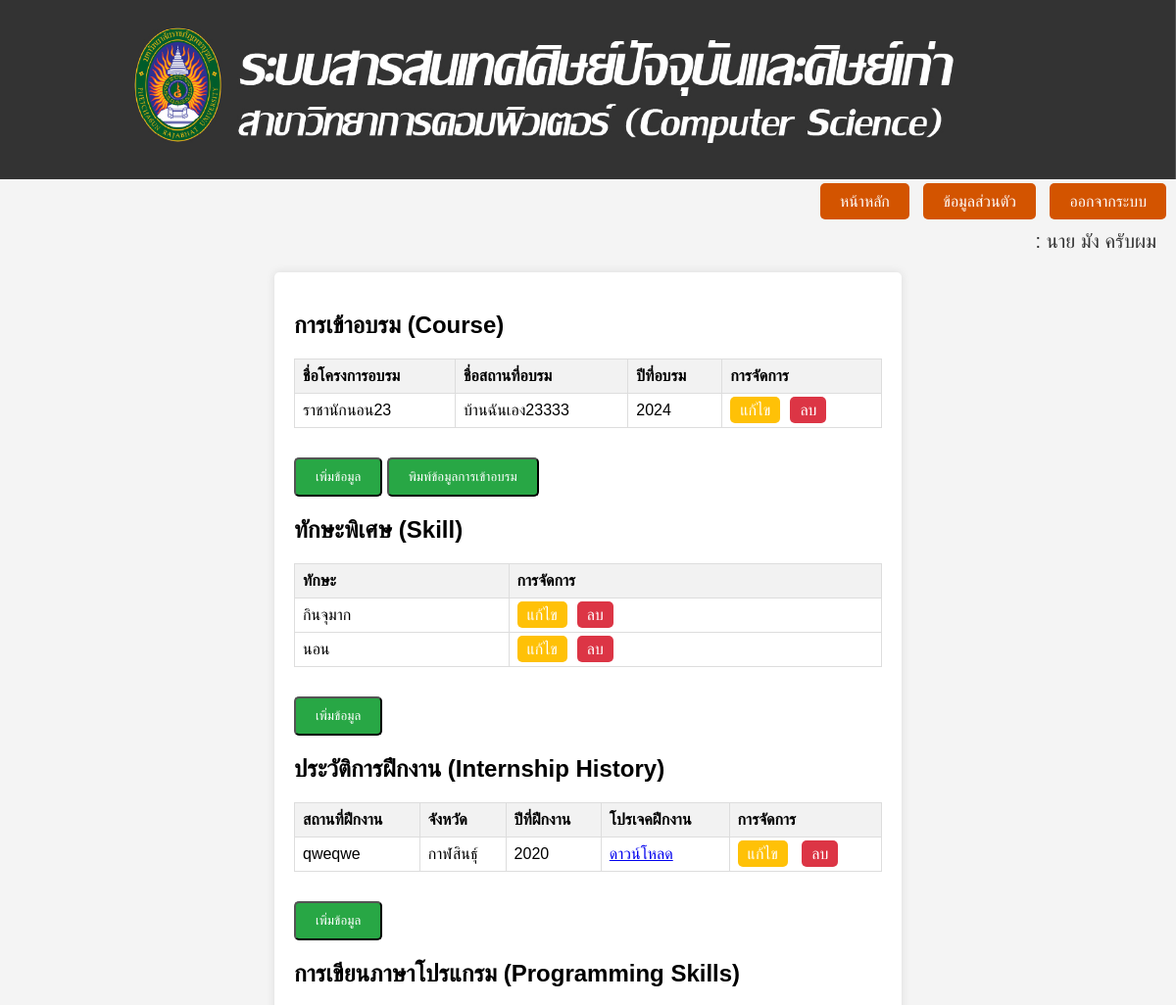
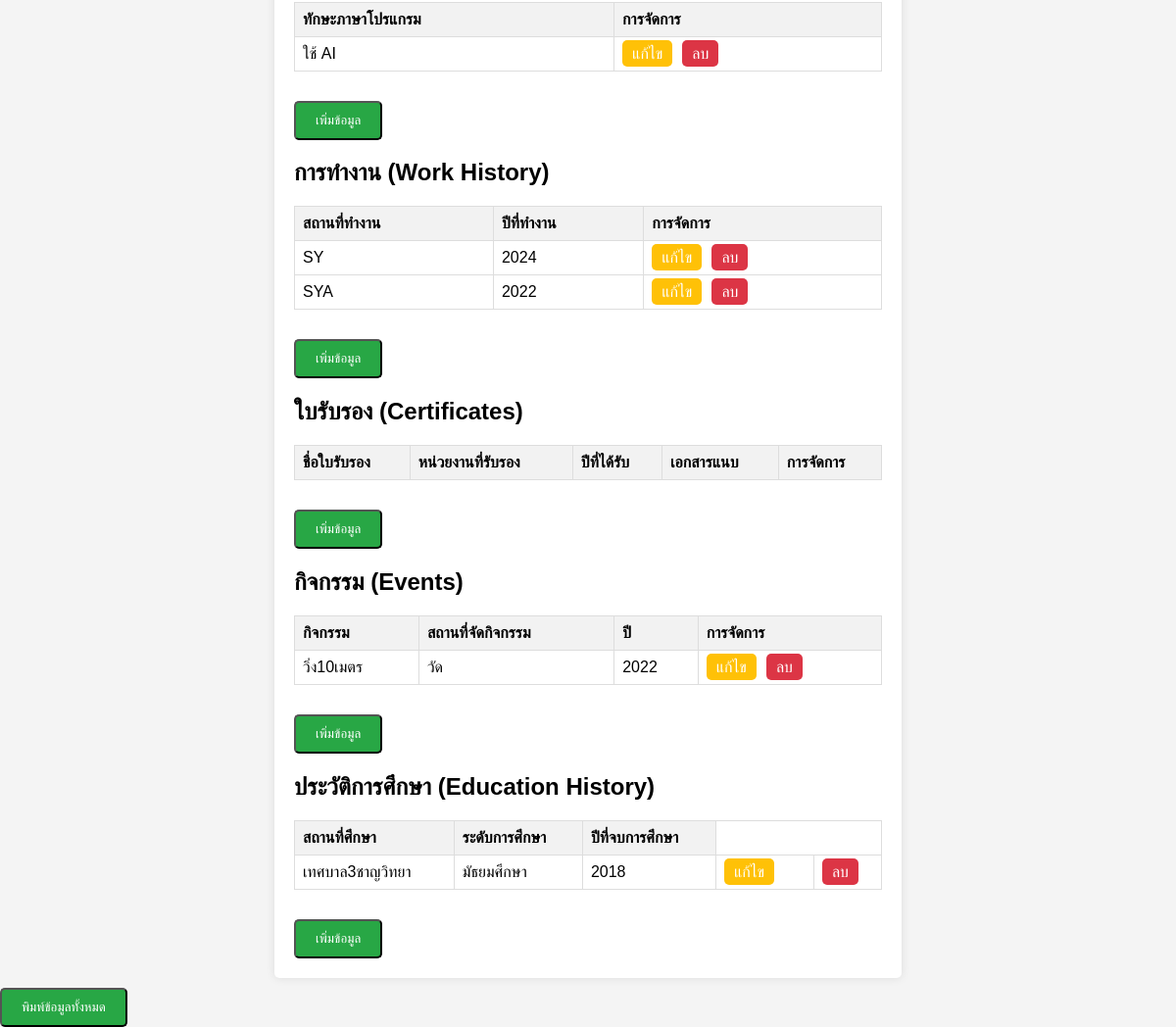
The app's page /stdaward.php (signed in) with its own data (2 pictures, top to bottom).
### tables this page shows
CREATE TABLE `student` (
  `s_id` varchar(13) NOT NULL,
  `s_pws` varchar(15) NOT NULL,
  `s_pna` tinyint(2) NOT NULL COMMENT '1=นาย \r\n2=นาง \r\n3=นางสาว\r\n',
  `s_na` varchar(50) NOT NULL,
  `s_la` varchar(50) DEFAULT NULL,
  `s_email` varchar(50) DEFAULT NULL,
  `s_address` varchar(255) DEFAULT NULL,
  `s_stat` tinyint(2) DEFAULT NULL,
  `s_pic` blob DEFAULT NULL,
  `s_bloodtype` tinyint(1) DEFAULT NULL,
  `s_race` varchar(20) DEFAULT NULL,
  `s_birth` date DEFAULT NULL,
  `s_nationlity` varchar(20) DEFAULT NULL,
  `religious` tinyint(1) DEFAULT NULL,
  `s_marriage` tinyint(1) DEFAULT NULL,
  `s_province` varchar(20) DEFAULT NULL,
  `s_country` varchar(20) DEFAULT NULL,
  `s_gender` tinyint(1) DEFAULT NULL
);

CREATE TABLE `course` (
  `c_id` int(4) NOT NULL,
  `c_na` varchar(50) DEFAULT NULL,
  `c_add` varchar(50) DEFAULT NULL,
  `c_date` date DEFAULT NULL,
  `s_id` varchar(13) NOT NULL
);

CREATE TABLE `skill` (
  `sk_id` int(3) NOT NULL,
  `sk_na` varchar(50) NOT NULL,
  `s_id` varchar(13) NOT NULL
);

CREATE TABLE `its_history` (
  `its_id` int(3) NOT NULL,
  `its_name` varchar(50) NOT NULL,
  `its_date` int(5) NOT NULL COMMENT 'ชั่วโมงฝึกงาน',
  `its_file` varchar(225) NOT NULL,
  `s_id` varchar(13) DEFAULT NULL,
  `its_province` varchar(100) DEFAULT NULL
);

CREATE TABLE `program` (
  `pg_id` int(3) NOT NULL,
  `pg_na` varchar(50) NOT NULL,
  `s_id` varchar(13) NOT NULL
);

CREATE TABLE `wk` (
  `w_id` int(3) NOT NULL,
  `w_na` varchar(50) NOT NULL,
  `w_date` varchar(4) NOT NULL,
  `s_id` varchar(13) NOT NULL
);

CREATE TABLE `ev` (
  `e_id` int(3) NOT NULL,
  `e_na` varchar(30) NOT NULL,
  `e_add` varchar(40) NOT NULL,
  `e_date` varchar(4) NOT NULL,
  `e_pic` blob NOT NULL,
  `s_id` varchar(13) DEFAULT NULL
);

CREATE TABLE `edu_history` (
  `eh_id` int(3) NOT NULL,
  `eh_na` varchar(50) NOT NULL,
  `eh_level` varchar(20) NOT NULL,
  `eh_end` varchar(4) NOT NULL,
  `s_id` varchar(13) NOT NULL
);

### stdaward.php (the view, shortened to what this page needs)
<?php
include 'std_con.php';
function getPrefix($s_pna) {
    switch ($s_pna) {
        case 1:
            return "นาย";
    }
}
$s_id = $_SESSION['s_id'];
$sql = "SELECT s_pic, s_pna, s_na, s_la FROM student WHERE s_id = ?";
$stmt = $conn->prepare($sql);
$stmt->bind_param("i", $s_id);
$stmt->execute();
$result = $stmt->get_result();
if ($result->num_rows > 0) {
    $row = $result->fetch_assoc();
    $welcome_message = ": " . getPrefix($row["s_pna"]) . " " . $row["s_na"] . " " . $row["s_la"];
} else {
    $welcome_message = "ไม่พบข้อมูลนักศึกษา";
}
?>
<!DOCTYPE html>
<html lang="th">
<head>
</head>
<body>
    <img src="uploads/banner1.jpg" alt="Banner" class="banner">
    <div class="nav-buttons">
        <a href="mainstd.php">หน้าหลัก</a>
        <a href="stdprofile.php">ข้อมูลส่วนตัว</a>
        <a href="logout.php">ออกจากระบบ</a>
    </div>
    <div class="welcome-message">
        <?php echo $welcome_message; ?>
    </div>
    <div class="form-container">
        <div id="courseTable">
            <h2>การเข้าอบรม (Course)</h2>
            <table>
                <tr>
                    <th>ชื่อโครงการอบรม </th>
                    <th>ชื่อสถานที่อบรม </th>
                    <th>ปีที่อบรม </th>
                    <th>การจัดการ</th>
                </tr>
                <?php
                $sql = "SELECT c.c_id, c.c_na, c.c_add, YEAR(c.c_date) AS c_year
                        FROM course c
                        WHERE c.s_id = ?";
                $stmt = $conn->prepare($sql);
                $stmt->bind_param("i", $s_id);
                $stmt->execute();
                $result = $stmt->get_result();
                while ($row = $result->fetch_assoc()) {
                    echo "<tr>";
                    echo "<td>{$row['c_na']}</td>";
                    echo "<td>{$row['c_add']}</td>";
                    echo "<td>{$row['c_year']}</td>";
                    echo "<td>";
                    echo "<a class='btn-edit' href='edit_course.php?c_id={$row['c_id']}'>แก้ไข</a>";
                    echo "<a class='btn-delete' href='delete_course.php?c_id={$row['c_id']}' onclick='return confirm(\"คุณแน่ใจหรือไม่ว่าต้องการลบข้อมูลนี้?\");'>ลบ</a>";
                    echo "</td>";
                    echo "</tr>";
                }
                ?>
            </table>
        </div>
        <a href="add_course.php"><button class="btn-add">เพิ่มข้อมูล</button></a>
        <a href="javascript:void(0)" onclick="printSection('courseTable')"><button class="btn-add">พิมพ์ข้อมูลการเข้าอบรม</button></a>
        <h2>ทักษะพิเศษ (Skill)</h2>
        <table>
            <tr>
                <th>ทักษะ </th>
                <th>การจัดการ</th>
            </tr>
            <?php
            $sql = "SELECT sk.sk_id, sk.sk_na
                    FROM skill sk
                    WHERE sk.s_id = ?";
            $stmt = $conn->prepare($sql);
            $stmt->bind_param("i", $s_id);
            $stmt->execute();
            $result = $stmt->get_result();
            while ($row = $result->fetch_assoc()) {
                echo "<tr>";
                echo "<td>{$row['sk_na']}</td>";
                echo "<td>";
                echo "<a class='btn-edit' href='edit_skill.php?sk_id={$row['sk_id']}'>แก้ไข</a>";
                echo "<a class='btn-delete' href='delete_skill.php?sk_id={$row['sk_id']}' onclick='return confirm(\"คุณแน่ใจหรือไม่ว่าต้องการลบข้อมูลนี้?\");'>ลบ</a>";
                echo "</td>";
                echo "</tr>";
            }
            ?>
        </table>
        <a href="add_skill.php"><button class="btn-add">เพิ่มข้อมูล</button></a>
        <h2>ประวัติการฝึกงาน (Internship History)</h2>
        <table>
    <tr>
        <th>สถานที่ฝึกงาน </th>
        <th>จังหวัด</th>
        <th>ปีที่ฝึกงาน </th>
        <th>โปรเจคฝึกงาน</th>
        <th>การจัดการ</th>
    </tr>
    <?php
    $sql = "SELECT its.its_id, its.its_name, its.its_province, its.its_date, its.its_file
            FROM its_history its
            WHERE its.s_id = ?";
    $stmt = $conn->prepare($sql);
    $stmt->bind_param("i", $s_id);
    $stmt->execute();
    $result = $stmt->get_result();
    while ($row = $result->fetch_assoc()) {
        echo "<tr>";
        echo "<td>{$row['its_name']}</td>";
        echo "<td>{$row['its_province']}</td>";
        echo "<td>{$row['its_date']}</td>";
        echo "<td><a href='{$row['its_file']}'>ดาวน์โหลด</a></td>";
        echo "<td>";
        echo "<a class='btn-edit' href='edit_intern.php?its_id={$row['its_id']}'>แก้ไข</a>";
        echo "<a class='btn-delete' href='delete_intern.php?its_id={$row['its_id']}' onclick='return confirm(\"คุณแน่ใจหรือไม่ว่าต้องการลบข้อมูลนี้?\");'>ลบ</a>";
        echo "</td>";
        echo "</tr>";
    }
    ?>
</table>
        <a href="add_intern.php"><button class="btn-add">เพิ่มข้อมูล</button></a>
        <h2>การเขียนภาษาโปรแกรม (Programming Skills)</h2>
        <table>
            <tr>
                <th>ทักษะภาษาโปรแกรม</th>
                <th>การจัดการ</th>
            </tr>
            <?php
            $sql = "SELECT pg.pg_id, pg.pg_na
                    FROM program pg
                    WHERE pg.s_id = ?";
            $stmt = $conn->prepare($sql);
            $stmt->bind_param("i", $s_id);
            $stmt->execute();
            $result = $stmt->get_result();
            while ($row = $result->fetch_assoc()) {
                echo "<tr>";
                echo "<td>{$row['pg_na']}</td>";
                echo "<td>";
                echo "<a class='btn-edit' href='edit_program.php?pg_id={$row['pg_id']}'>แก้ไข</a>";
                echo "<a class='btn-delete' href='delete_program.php?pg_id={$row['pg_id']}' onclick='return confirm(\"คุณแน่ใจหรือไม่ว่าต้องการลบข้อมูลนี้?\");'>ลบ</a>";
                echo "</td>";
                echo "</tr>";
            }
            ?>
        </table>
        <a href="add_program.php"><button class="btn-add">เพิ่มข้อมูล</button></a>
        <h2>การทำงาน (Work History)</h2>
        <table>
            <tr>
                <th>สถานที่ทำงาน </th>
                <th>ปีที่ทำงาน </th>
                <th>การจัดการ</th>
            </tr>
            <?php
            $sql = "SELECT w.w_id, w.w_na, w.w_date
                    FROM wk w
                    WHERE w.s_id = ?";
            $stmt = $conn->prepare($sql);
            $stmt->bind_param("i", $s_id);
            $stmt->execute();
            $result = $stmt->get_result();
            while ($row = $result->fetch_assoc()) {
                echo "<tr>";
                echo "<td>{$row['w_na']}</td>";
                echo "<td>{$row['w_date']}</td>";
                echo "<td>";
                echo "<a class='btn-edit' href='edit_work.php?w_id={$row['w_id']}'>แก้ไข</a>";
                echo "<a class='btn-delete' href='delete_work.php?w_id={$row['w_id']}' onclick='return confirm(\"คุณแน่ใจหรือไม่ว่าต้องการลบข้อมูลนี้?\");'>ลบ</a>";
                echo "</td>";
                echo "</tr>";
            }
            ?>
        </table>
        <a href="add_work.php"><button class="btn-add">เพิ่มข้อมูล</button></a>
        <h2>ใบรับรอง (Certificates)</h2>
        <table>
            <tr>
                <th>ชื่อใบรับรอง </th>
                <th>หน่วยงานที่รับรอง </th>
                <th>ปีที่ได้รับ </th>
                <th>เอกสารแนบ </th>
                <th>การจัดการ</th>
            </tr>
        </table>
        <a href="add_cert.php"><button class="btn-add">เพิ่มข้อมูล</button></a>
        <h2>กิจกรรม (Events)</h2>
        <table>
            <tr>
                <th>กิจกรรม </th>
                <th>สถานที่จัดกิจกรรม </th>
                <th>ปี </th>
                <th>การจัดการ</th>
            </tr>
            <?php
            $sql = "SELECT e.e_id, e.e_na, e.e_add, e.e_date
                    FROM ev e
                    WHERE e.s_id = ?";
            $stmt = $conn->prepare($sql);
            $stmt->bind_param("i", $s_id);
            $stmt->execute();
            $result = $stmt->get_result();
            while ($row = $result->fetch_assoc()) {
                echo "<tr>";
                echo "<td>{$row['e_na']}</td>";
                echo "<td>{$row['e_add']}</td>";
                echo "<td>{$row['e_date']}</td>";
                echo "<td>";
                echo "<a class='btn-edit' href='edit_event.php?e_id={$row['e_id']}'>แก้ไข</a>";
                echo "<a class='btn-delete' href='delete_event.php?e_id={$row['e_id']}' onclick='return confirm(\"คุณแน่ใจหรือไม่ว่าต้องการลบข้อมูลนี้?\");'>ลบ</a>";
                echo "</td>";
                echo "</tr>";
            }
            ?>
        </table>
        <a href="add_event.php"><button class="btn-add">เพิ่มข้อมูล</button></a>
        <h2>ประวัติการศึกษา (Education History)</h2>
        <table>
            <tr>
                <th>สถานที่ศึกษา </th>
                <th>ระดับการศึกษา </th>
                <th>ปีที่จบการศึกษา </th>
            </tr>
            <?php
            $sql = "SELECT eh.eh_id, eh.eh_na, eh.eh_level, eh.eh_end
                    FROM edu_history eh
                    WHERE eh.s_id = ?";
            $stmt = $conn->prepare($sql);
            $stmt->bind_param("i", $s_id);
            $stmt->execute();
            $result = $stmt->get_result();
            while ($row = $result->fetch_assoc()) {
                echo "<tr>";
                echo "<td>{$row['eh_na']}</td>";
                echo "<td>{$row['eh_level']}</td>";
                echo "<td>{$row['eh_end']}</td>";
                echo "<td>";
                echo "<a class='btn-edit' href='edit_eh.php?eh_id={$row['eh_id']}'>แก้ไข</a>";
                echo "</td>";
                echo "<td>";
                echo "<a class='btn-delete' href='delete_eh.php?eh_id={$row['eh_id']}' onclick='return confirm(\"คุณแน่ใจหรือไม่ว่าต้องการลบข้อมูลนี้?\");'>ลบ</a>";
                echo "</td>";
                echo "</tr>";
            }
            ?>
        </table>
        <a href="add_eh.php"><button class="btn-add">เพิ่มข้อมูล</button></a>
    </div>
    <a href="javascript:void(0)" onclick="printAll()"><button class="btn-add">พิมพ์ข้อมูลทั้งหมด</button></a>
</body>
</html>

### stdaward.php (style rules this page uses)
body { font-family: Arial, sans-serif; margin: 0; padding: 0; background-color: #f4f4f4; }
.banner { width: 100%; height: auto; }
.nav-buttons { text-align: right; margin: 10px; }
.nav-buttons a { padding: 10px 20px; background-color: #D35400; color: white; text-decoration: none; border-radius: 5px; margin-left: 10px; }
.form-container { width: 50%; margin: 0 auto; padding: 20px; background-color: white; border-radius: 5px; box-shadow: 0 0 10px rgba(0,0,0,0.1); }
.welcome-message { margin: 20px; font-size: 20px; color: #333; text-align: right; }
table { width: 100%; margin-bottom: 20px; border-collapse: collapse; }
table, th, td { border: 1px solid #ddd; }
th, td { padding: 8px; text-align: left; }
th { background-color: #f2f2f2; }
.btn-add { background-color: #28a745; color: white; padding: 10px 20px; text-decoration: none; border-radius: 5px; margin-top: 10px; }
.btn-edit { background-color: #ffc107; color: white; padding: 5px 10px; text-decoration: none; border-radius: 5px; }
.btn-delete { background-color: #dc3545; color: white; padding: 5px 10px; text-decoration: none; border-radius: 5px; }
.btn-edit { margin-right: 10px; }

### records on screen
student: welcome_message ": นาย มัง ครับผม"
course: c_na "ราชานักนอน23", c_add "บ้านฉันเอง23333", c_year "2024"
skill: sk_na "กินจุมาก"
skill: sk_na "นอน"
its_history: its_name "qweqwe", its_province "กาฬสินธุ์", its_date "2020"
program: pg_na "ใช้ AI"
wk: w_na "SY", w_date "2024"
wk: w_na "SYA", w_date "2022"
ev: e_na "วิ่ง10เมตร", e_add "วัด", e_date "2022"
edu_history: eh_na "เทศบาล3ชาญวิทยา", eh_level "มัธยมศึกษา", eh_end "2018"
